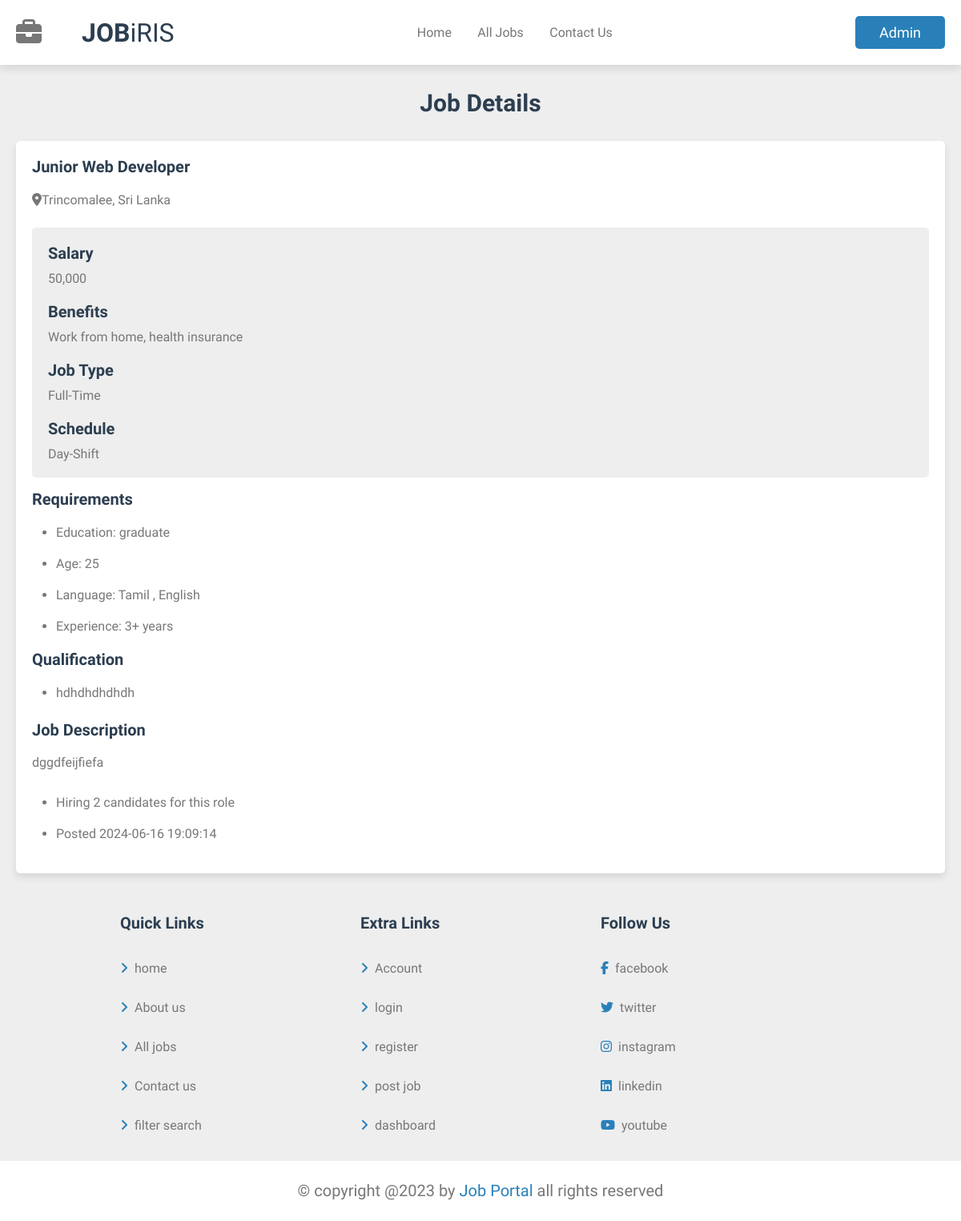
/company/view_job.php?id=1 (signed in), run on the app's committed database.
### tables this page shows
CREATE TABLE `jobs` (
  `job_id` int(11) NOT NULL,
  `company_id` int(11) NOT NULL,
  `job_title` varchar(255) NOT NULL,
  `job_location` varchar(255) NOT NULL,
  `job_type` varchar(50) NOT NULL,
  `job_shift` varchar(50) NOT NULL DEFAULT 'Flexible-Shift',
  `job_description` varchar(200) NOT NULL,
  `skills_required` varchar(100) NOT NULL,
  `salary` varchar(100) NOT NULL,
  `education` varchar(100) NOT NULL,
  `age` varchar(50) NOT NULL,
  `language` varchar(100) NOT NULL,
  `experience` varchar(100) NOT NULL,
  `qualification` varchar(200) NOT NULL,
  `job_image` varchar(255) NOT NULL,
  `created_at` timestamp NOT NULL DEFAULT current_timestamp()
);

### company/view_job.php (the view, shortened to what this page needs)
<?php
include '../connect/connect.php';
if (isset($_GET['id'])) {
    $job_id = $_GET['id'];
    $job_query = "SELECT * FROM jobs WHERE job_id = $job_id";
    $job_result = $conn->query($job_query);
    $job_row = $job_result->fetch_assoc();
} else {
    header("Location: all_jobs.php");
    exit();
}
?>
<!DOCTYPE html>
<html lang="en">
<head>
    <link rel="stylesheet" href="../css/style.css">
</head>
<body>
    <?php include 'connect/company_header.php'; ?>
    <section class="job-details">
        <h1 class="heading">Job Details</h1>
        <div class="details">
            <div class="job-info">
                <h3><?php echo $job_row['job_title']; ?></h3>
                <p><i class="fas fa-map-marker-alt"></i><?php echo $job_row['job_location']; ?></p>
            </div>
            <div class="basic-details">
                <h3>Salary</h3>
                <p><?php echo $job_row['salary']; ?></p>
                <h3>Benefits</h3>
                <p>Work from home, health insurance</p>
                <h3>Job Type</h3>
                <p><?php echo $job_row['job_type']; ?></p>
                <h3>Schedule</h3>
                <p><?php echo $job_row['job_shift']; ?></p>
            </div>
            <ul>
                <h3>Requirements</h3>
                <li>Education: <span><?php echo $job_row['education']; ?></span></li>
                <li>Age: <span><?php echo $job_row['age']; ?></span></li>
                <li>Language: <span><?php echo $job_row['language']; ?></span></li>
                <li>Experience: <span><?php echo $job_row['experience']; ?></span></li>
            </ul>
            <ul>
                <h3>Qualification</h3>
                <li><?php echo $job_row['qualification']; ?></li>
            </ul>
            <div class="description">
                <h3>Job Description</h3>
                <p><?php echo $job_row['job_description']; ?></p>
                <ul>
                    <li>Hiring 2 candidates for this role</li>
                    <li>Posted <?php echo $job_row['created_at']; ?></li>
                </ul>
            </div>
        </div>
    </section>
    <?php include 'connect/company_footer.php'; ?>
</body>
</html>

### css/style.css (style rules this page uses)
:root { --main-color:#2980b9; --red:red; --light-color:#777; --light-bg:#eee; --black:#2c3e50; --white:#fff; --box-shadow:0 .5rem 1rem rgba(0,0,0, .1); --border:.1rem rgba(0,0,0, .2); }
* { font-family: 'Comfortaa' , cursive; margin: 0; padding: 0; box-sizing: border-box; text-decoration: none; outline: none; border: none; }
html { font-size: 62.5%; overflow-x: hidden; scroll-padding-top: 7rem; scroll-behavior: smooth; }
body { background-color: var(--light-bg); }
section { padding: 2rem; margin: 0 auto; max-width: 1200px; }
.heading { text-align: center; margin-bottom: 2rem; font-size: 3rem; color: var(--black); text-transform: capitalize; padding: 1rem 0; }
.job-details .details { background-color: var(--white); border-radius: .5rem; border: var(--border); padding: 2rem; box-shadow: var(--box-shadow); }
.job-details .details h3 { margin-bottom: 1rem; font-size: 2rem; color: var(--black); text-transform: capitalize; overflow-x: hidden; text-overflow: ellipsis; }
.job-details .details .job-info p { padding: 1rem 0; font-size: 1.6rem; color: var(--light-color); }
.job-details .details .basic-details { background-color: var(--light-bg); margin: 1.5rem 0; border-radius: .5rem; padding: 2rem; padding-bottom: 0; }
.job-details .details .basic-details p { color: var(--light-color); padding-bottom: 2rem; font-size: 1.6rem; }
.job-details .details ul { margin: 1rem 0; }
.job-details .details ul li { padding: 1rem 0; font-size: 1.6rem; color: var(--light-color); margin-left: 3rem; }
.job-details .details .description { margin-top: 1.5rem; }
.job-details .details .description p { font-size: 1.6rem; color: var(--light-color); line-height: 1.8; padding: .5rem 0; }

### data on the page
jobs: job_title "Junior Web Developer", job_location "Trincomalee, Sri Lanka", salary "50,000", job_type "Full-Time", job_shift "Day-Shift", education "graduate", age "25", language "Tamil , English", experience "3+ years", qualification "hdhdhdhdhdh", job_description "dggdfeijfiefa", created_at "2024-06-16 19:09:14"

### other printed values
$_SESSION['user_name'] "Admin"
